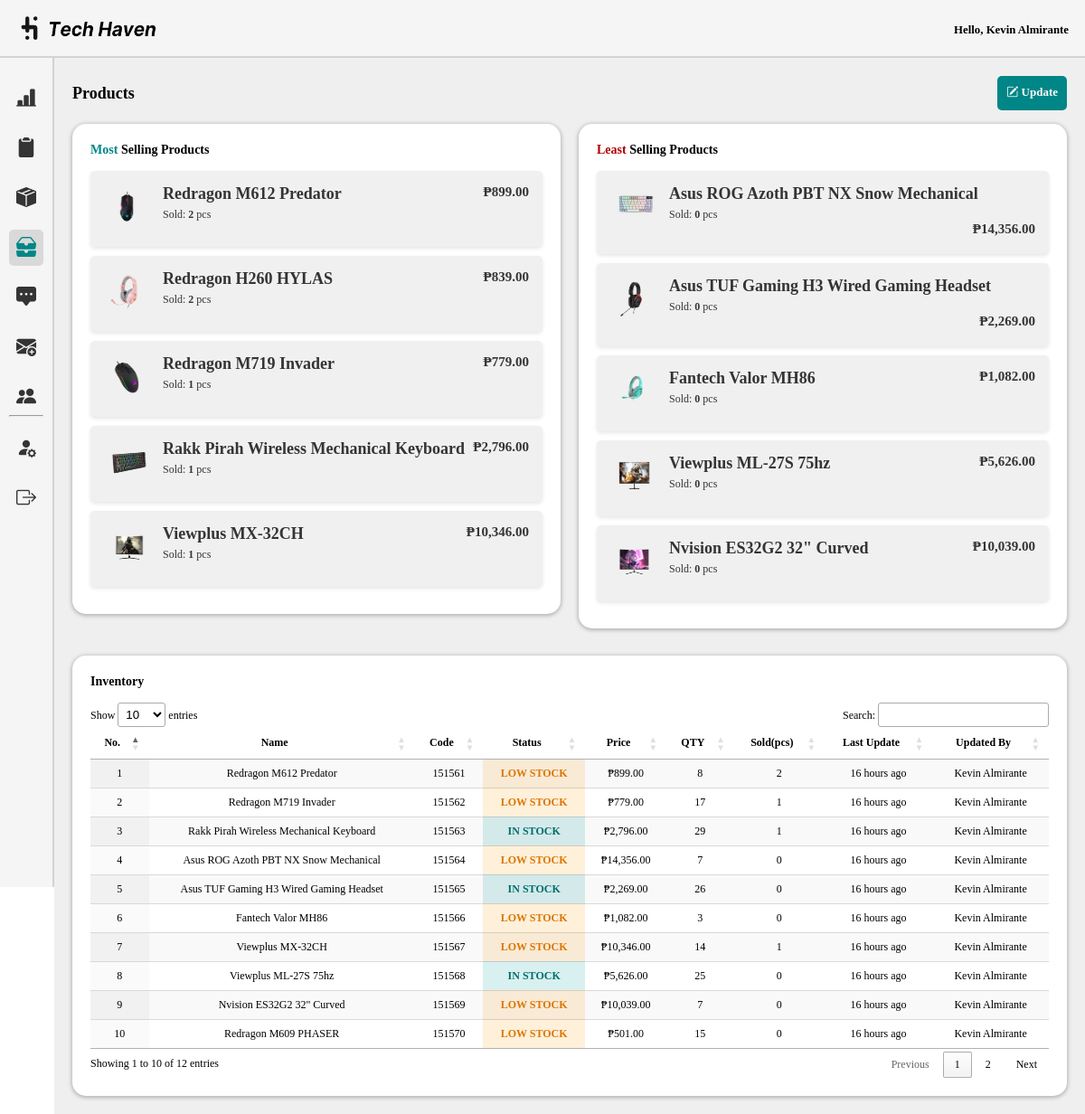
Page /admin/inventory.php (signed in) on the committed database.
### tables this page shows
CREATE TABLE `prod_inventory` (
  `invID` int(11) NOT NULL,
  `prodID` int(100) NOT NULL,
  `prod_name` varchar(250) NOT NULL,
  `price` int(50) NOT NULL,
  `qty` int(250) NOT NULL,
  `sold` int(100) NOT NULL,
  `last_update` timestamp NOT NULL DEFAULT current_timestamp() ON UPDATE current_timestamp(),
  `updated_by` varchar(250) NOT NULL
);

CREATE TABLE `products` (
  `prodID` int(50) NOT NULL,
  `prod_name` varchar(250) NOT NULL,
  `category` varchar(100) NOT NULL,
  `prod_desc` varchar(250) NOT NULL,
  `prod_price` int(50) NOT NULL,
  `brand` varchar(100) NOT NULL,
  `img` text NOT NULL,
  `date_created` timestamp NOT NULL DEFAULT current_timestamp(),
  `date_updated` timestamp NOT NULL DEFAULT current_timestamp() ON UPDATE current_timestamp()
);

### admin/inventory.php (the view, shortened to what this page needs)
<!DOCTYPE html>
<html lang="en">
<head>
    <link rel="stylesheet" href="css/dashboard.css">
    <link rel="stylesheet" href="../assets/font/inter.css">
    <link rel="stylesheet" href="../node_modules/bootstrap-icons/font/bootstrap-icons.css">
    <link rel="stylesheet" type="text/css" href="https://cdn.datatables.net/1.10.25/css/jquery.dataTables.css">
</head>
<body>
    <header class="nav">
        <div class="nav-left">
            <img src="../assets/img/tech-haven-logo2.png" alt="Tech Haven Logo" id="logo">
        </div>
        <div class="nav-right">
        <p style="font-size: 0.8rem; font-style: normal; margin-top:5px;">
                Hello, <?php echo htmlspecialchars($_SESSION['name']); ?>
        </p>
        </div>
    </header>
    <section class="container">
        <div class="sidebar">
            <ul class="sidebar-list">
                <li class="sidebar-list-item">
                    <a href="dashboard.php" class="sidebar-link tooltip-trigger" data-tooltip="Dashboard">
                          <i class="bi bi-bar-chart-line-fill"></i>
                     </a>
                </li>
                <li class="sidebar-list-item">
                     <a href="orders.php" class="sidebar-link tooltip-trigger" data-tooltip="Orders">
                          <i class="bi bi-clipboard2-fill"></i>
                     </a>
                </li>
                <li class="sidebar-list-item">
                     <a href="products.php" class="sidebar-link tooltip-trigger" data-tooltip="Products">
                          <i class="bi bi-box-seam-fill"></i>
                     </a>
                </li>
                <li class="sidebar-list-item">
                     <a href="inventory.php" class="sidebar-link tooltip-trigger active" data-tooltip="Inventory">
                          <i class="bi bi-inboxes-fill"></i>
                    </a>
                </li>
                <li class="sidebar-list-item">
                     <a href="feedbacks.php" class="sidebar-link tooltip-trigger" data-tooltip="Feedbacks">
                         <i class="bi bi-chat-square-dots-fill"></i>
                     </a>
                </li>
                <li class="sidebar-list-item">
                     <a href="users.php" class="sidebar-link tooltip-trigger" data-tooltip="Messages">
                         <i class="bi bi-envelope-plus-fill"></i>
                     </a>
                </li>
                <li class="sidebar-list-item">
                     <a href="users.php" class="sidebar-link tooltip-trigger" data-tooltip="Users">
                         <i class="bi bi-people-fill"></i>
                     </a>
                </li>
                <hr>
                <li class="sidebar-list-item">
                     <a href="users.php" class="sidebar-link tooltip-trigger" data-tooltip="Edit Profile">
                         <i class="bi bi-person-fill-gear"></i>
                     </a>
                </li>
                <li class="sidebar-list-item">
                     <a href="logout.php" class="sidebar-link tooltip-trigger" data-tooltip="Logout">
                         <i class="bi bi-box-arrow-right"></i>
                     </a>
                </li>
              </ul>
          </div>
     <div class="dashboard-content">
    <div class="heading-container">
        <h1>Products</h1>
            <div class="heading-buttons">
            <a href="#" class="button-link" onclick="openNewWindow()">
                <i class="bi bi-pencil-square"></i> Update
            </a>
            </div>
        </div><br>
        <div class="tables-container">
            <div class="table-wrapper">
            <div class = "wrappery">
                <h3><span style="color:#008686;">Most</span> Selling Products</h3><br>
                <?php
                    $servername = "localhost";
                    $username = "root";
                    $password = "";
                    $dbname = "th_db";
                    $conn = new mysqli($servername, $username, $password, $dbname);
                    $sql = "SELECT pi.prod_name, pi.price, pi.sold, p.img
                            FROM prod_inventory pi
                            JOIN products p ON pi.prodID = p.prodID
                            ORDER BY pi.sold DESC
                            LIMIT 5";
                    $result = $conn->query($sql);
                    if ($result->num_rows > 0) {
                        while ($row = $result->fetch_assoc()) {
                            echo '<div class="product-item">
                                    <div class="product-details" style="display:inline-block; width:100%;">
                                        <img src="../assets/img/' . htmlspecialchars($row["img"]) . '" alt="' . htmlspecialchars($row["prod_name"]) . '" style="width:50px; height:50px;float:left;">
                                        <div style="float:left;">
                                            <h2 style="margin-bottom:5px;">' . htmlspecialchars($row["prod_name"]) . '</h2>
                                            <p>Sold: <span style="font-weight:bold;">' . htmlspecialchars($row["sold"]) . '</span> pcs</p>
                                        </div>
                                        <div style="float:right;">
                                        <p style="font-size:15px; font-weight:bold;">₱' . number_format($row["price"], 2). '</p>
                                        </div>
                                    </div>
                                  </div>';
                        }
                    } else {
                        echo '<div>No data available</div>';
                    }
                ?>
            </div>
            </div>
            <div class="table-wrapper">
                <div class = "wrappery">
                <h3><span style="color:#b30000;">Least</span> Selling Products</h3><br>
                <?php
                    $servername = "localhost";
                    $username = "root";
                    $password = "";
                    $dbname = "th_db";
                    $conn = new mysqli($servername, $username, $password, $dbname);
                    $sql = "SELECT pi.prod_name, pi.price, pi.sold, p.img
                            FROM prod_inventory pi
                            JOIN products p ON pi.prodID = p.prodID
                            ORDER BY pi.sold ASC
                            LIMIT 5";
                    $result = $conn->query($sql);
                    if ($result->num_rows > 0) {
                        while ($row = $result->fetch_assoc()) {
                            echo '<div class="product-item">
                                    <div class="product-details" style="display:inline-block; width:100%;">
                                        <img src="../assets/img/' . htmlspecialchars($row["img"]) . '" alt="' . htmlspecialchars($row["prod_name"]) . '" style="width:50px; height:50px;float:left;">
                                        <div style="float:left;">
                                            <h2 style="margin-bottom:5px;">' . htmlspecialchars($row["prod_name"]) . '</h2>
                                            <p>Sold: <span style="font-weight:bold;">' . htmlspecialchars($row["sold"]) . '</span> pcs</p>
                                        </div>
                                        <div style="float:right;">
                                        <p style="font-size:15px; font-weight:bold;">₱' . number_format($row["price"], 2). '</p>
                                        </div>
                                    </div>
                                  </div>';
                        }
                    } else {
                        echo '<div>No data available</div>';
                    }
                ?>
            </div>
        </div>
    </div>
    <br><br>
    <div class = "wrapper-dashboard">
        <h3>Inventory</h3><br>
       <table id="example" class="display" style="width:100%">
            <thead>
                <tr>
                    <th>No.</th>
                    <th>Name</th>
                    <th>Code</th>
                    <th>Status</th>
                    <th>Price</th>
                    <th>QTY</th>
                    <th>Sold(pcs)</th>
                    <th>Last Update</th>
                    <th>Updated By</th>
                </tr>
            </thead>
            <tbody>
                <?php
                $servername = "localhost";
                $username = "root";
                $password = "";
                $dbname = "th_db";
                $conn = new mysqli($servername, $username, $password, $dbname);
                $sql = "SELECT invID, prod_name, prodID, price, qty, sold, last_update, updated_by
                        FROM prod_inventory";
                $result = $conn->query($sql);
                if ($result->num_rows > 0) {
                    $counter = 1;
                    while ($row = $result->fetch_assoc()) {
                        $stock_status = '';
                        if ($row['qty'] > 0) {
                            if ($row['qty'] >= 20) {
                                $stock_status = 'IN STOCK';
                                $status_class = 'in-stock';
                            } else {
                                $stock_status = 'LOW STOCK';
                                $status_class = 'low-stock';
                            }
                        } else {
                            $stock_status = 'OUT OF STOCK';
                            $status_class = 'out-of-stock';
                        }
                        $date = new DateTime($row["last_update"], new DateTimeZone('Asia/Manila'));
                        $now = new DateTime(null, new DateTimeZone('Asia/Manila'));
                        $interval = $now->diff($date);
                        if ($interval->y > 0) {
                            $timeAgo = $interval->y . ' year' . ($interval->y > 1 ? 's' : '') . ' ago';
                        } elseif ($interval->m > 0) {
                            $timeAgo = $interval->m . ' month' . ($interval->m > 1 ? 's' : '') . ' ago';
                        } elseif ($interval->d > 0) {
                            $timeAgo = $interval->d . ' day' . ($interval->d > 1 ? 's' : '') . ' ago';
                        } elseif ($interval->h > 0) {
                            $timeAgo = $interval->h . ' hour' . ($interval->h > 1 ? 's' : '') . ' ago';
                        } elseif ($interval->i > 0) {
                            $timeAgo = $interval->i . ' minute' . ($interval->i > 1 ? 's' : '') . ' ago';
                        } else {
                            $timeAgo = $interval->s . ' second' . ($interval->s > 1 ? 's' : '') . ' ago';
                        }
                        echo "<tr>";
                        echo "<td>" . $counter . "</td>";
                        echo "<td>" . htmlspecialchars($row["prod_name"]) . "</td>";
                        echo "<td>" . $row["prodID"] . "</td>";
                        echo "<td class='" . $status_class . "'>" . $stock_status . "</td>";
                        echo "<td>₱" . number_format($row["price"], 2) . "</td>";
                        echo "<td>" . $row["qty"] . "</td>";
                        echo "<td>" . $row["sold"] . "</td>";
                        echo "<td>" . $timeAgo . "</td>";
                        echo "<td>" . $row["updated_by"] . "</td>";
                        echo "</tr>";
                        $counter++;
                    }
                } else {
                    echo "<tr><td colspan='9'>No results found</td></tr>";
                }
                ?>
            </tbody>
        </table>
    </div>
    </section>
</body>
</html>

### admin/css/dashboard.css (style rules this page uses)
* { margin: 0; box-sizing: border-box; padding: 0; }
:root { --lightColor: #F5F5F5; --shadedColor: #E7E7E7; --darkModeNav: #292929; --darkBody: #5C5C5C; }
.nav { background: var(--lightColor); display: flex; justify-content: space-between; align-items: center; height: 4rem; font: italic 600 20px/normal 'Inter'; box-shadow: 0px 2px 2px 0px rgba(0, 0, 0, 0.25); border-bottom: 2px solid #D3D3D3; }
.nav img { width: 150px; margin-left: 15%; }
.nav-left, .nav-middle, .nav-right { display: flex; align-items: center; }
.nav-right { display: flex; justify-content: space-between; margin-right: 1.5%; }
.sidebar { margin-top:0; width: 60px; height: 917px; flex-shrink: 0; background: var(--lightColor); padding:10px; border-right: 2px solid #D3D3D3; }
.nav-right, .sidebar-link { display: flex; justify-content: center; align-items: center; }
.sidebar-link { height: 40px; width: 100%; display: flex; justify-content: center; align-items: center; text-decoration: none; color: #5C5C5C; border-radius: 5px; }
.sidebar-list-item { height: 100%; display: flex; justify-content: center; align-items: center; margin-top: 15px; }
.sidebar-list-item i { font-size:22px; color:#343434; }
.tooltip-trigger { position: relative; }
.sidebar-link.active .bi { color: #008686; }
.sidebar-link.active { background: #D9D9D9; }
.container { display: flex; }
.dashboard-content { padding: 20px; font: 12px/normal 'Inter'; background-color: #EFEFEF; }
.wrapper-dashboard { width: 100%; height: auto; flex-shrink: 0; padding:20px; border-radius: 15px; background: #FFF; box-shadow: 0px 1px 4px 1px rgba(0, 0, 0, 0.25); }
.tables-container { display: flex; gap: 20px; }
.table-wrapper { flex: 1; }
.wrappery { background: #FFF; box-shadow: 0px 1px 4px 1px rgba(0, 0, 0, 0.25); padding:20px; border-radius: 15px; }

### admin/inventory.php (style rules this page uses)
.dashboard-content { width: 100%; padding: 20px; }
#example, #example2 { width: 100% !important; margin: auto; }
#example th, #example td, #example2 th, #example2 td { text-align: center; }
.button-link { width: auto; height: 38px; flex-shrink: 0; display: inline-block; font-size: 13px; text-align: center; text-decoration: none; color:white; padding:10px; margin-left:10px; font-weight:bold; border-radius:5px; background-color: #008686; }
.heading-container { display: flex; align-items: center; justify-content: space-between; }
.product-item { background-color: #f0f0f0; padding: 15px; margin-bottom: 10px; border-radius: 5px; box-shadow: 0 2px 4px rgba(0, 0, 0, 0.1); }
.product-item img { max-width: 100px; max-height: 100px; margin-right: 15px; vertical-align: middle; }
.product-details { display: flex; align-items: center; color:#343434; }
.in-stock { background-color: rgba(0, 151, 151, 0.15); color: #006D6D; }
.low-stock { background-color: rgba(255, 156, 7, 0.15); color: #DB7600; }
#example th, #example td { text-align: center; }
#example .in-stock { background-color: rgba(0, 151, 151, 0.15); color: #006D6D; font-weight:600; }
#example .low-stock { background-color: rgba(255, 156, 7, 0.15); color: #DB7600; font-weight:600; }

### rows in the picture
prod_inventory: prodID.img (picture), prod_name "Redragon M612 Predator", sold "2", price "899.00", prodID "151561", qty "LOW STOCK", qty "8", last_update "16 hours ago", updated_by "Kevin Almirante"
prod_inventory: prodID.img (picture), prod_name "Redragon H260 HYLAS", sold "2", price "839.00"
prod_inventory: prodID.img (picture), prod_name "Redragon M719 Invader", sold "1", price "779.00", prodID "151562", qty "LOW STOCK", qty "17", last_update "16 hours ago", updated_by "Kevin Almirante"
prod_inventory: prodID.img (picture), prod_name "Rakk Pirah Wireless Mechanical Keyboard", sold "1", price "2,796.00", prodID "151563", qty "IN STOCK", qty "29", last_update "16 hours ago", updated_by "Kevin Almirante"
prod_inventory: prodID.img (picture), prod_name "Viewplus MX-32CH", sold "1", price "10,346.00", prodID "151567", qty "LOW STOCK", qty "14", last_update "16 hours ago", updated_by "Kevin Almirante"
prod_inventory: prodID.img (picture), prod_name "Asus ROG Azoth PBT NX Snow Mechanical", sold "0", price "14,356.00", prodID "151564", qty "LOW STOCK", qty "7", last_update "16 hours ago", updated_by "Kevin Almirante"
prod_inventory: prodID.img (picture), prod_name "Asus TUF Gaming H3 Wired Gaming Headset", sold "0", price "2,269.00", prodID "151565", qty "IN STOCK", qty "26", last_update "16 hours ago", updated_by "Kevin Almirante"
prod_inventory: prodID.img (picture), prod_name "Fantech Valor MH86", sold "0", price "1,082.00", prodID "151566", qty "LOW STOCK", qty "3", last_update "16 hours ago", updated_by "Kevin Almirante"
prod_inventory: prodID.img (picture), prod_name "Viewplus ML-27S 75hz", sold "0", price "5,626.00", prodID "151568", qty "IN STOCK", qty "25", last_update "16 hours ago", updated_by "Kevin Almirante"
prod_inventory: prodID.img (picture), prod_name "Nvision ES32G2 32\" Curved", sold "0", price "10,039.00", prodID "151569", qty "LOW STOCK", qty "7", last_update "16 hours ago", updated_by "Kevin Almirante"
prod_inventory: prod_name "Redragon M609 PHASER", prodID "151570", qty "LOW STOCK", price "501.00", qty "15", sold "0", last_update "16 hours ago", updated_by "Kevin Almirante"

### other values in the picture
$_SESSION['name'] "Kevin Almirante"
